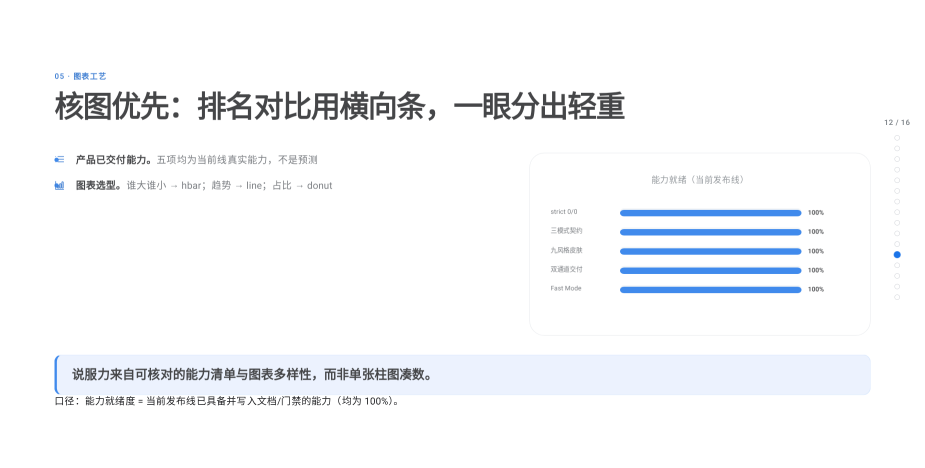
#> input picture top-ppt-html/assets/showcase/showcase-charts.png, 1850 x 935 px (shown at 1/2 size)
$ python crop-cover.py ../../top-ppt-html/assets/showcase/showcase-charts.png --out-dir out
#> lines starting #> are read from the running program, lines starting #| are printed output that depends on the picture
#!/usr/bin/env python3
"""封面图裁剪：从 16:9 主图中央裁出公众号 2.35:1 版，并统一落盘命名。

用法：
    python3 crop-cover.py <主图路径> --out-dir <包>/images/

产出：
    <out-dir>/00-封面.png          1200x675  (X / 公众号共用主文件)
    <out-dir>/00-封面-公众号.png   900x383   (公众号封面大图，中央裁剪)
"""
import argparse
import sys
from pathlib import Path

try:
    from PIL import Image
except ImportError:
    sys.exit("需要 Pillow：pip install pillow")

TARGETS = {
    "00-封面.png": (1200, 675),
    "00-封面-公众号.png": (900, 383),
}


def main() -> None:
    ap = argparse.ArgumentParser()
    ap.add_argument("src", help="16:9 主图路径")
    ap.add_argument("--out-dir", required=True)
    args = ap.parse_args()

    src = Path(args.src)
    out_dir = Path(args.out_dir)
    try:
        out_dir.mkdir(parents=True, exist_ok=True)
    except OSError as e:
        sys.exit(f"错误：无法创建输出目录 {out_dir}（{e}）")

    if not src.is_file():
        sys.exit(f"错误：找不到输入图片 {src}")
    try:
        img = Image.open(src).convert("RGB")
#> img is the input picture: PIL image 1850x935 RGB; mean R, G, B 246.1, 247.6, 250
    except Exception as e:
        sys.exit(f"错误：无法读取图片 {src}（{e}）")
    w, h = img.size
#> w = 1850; h = 935

    # 先按 16:9 中央裁一块基准
    base_ratio = 16 / 9
    if w / h > base_ratio:
        cw, ch = int(h * base_ratio), h
#> cw = 1662; ch = 935
    else:
        cw, ch = w, int(w / base_ratio)
    x0, y0 = (w - cw) // 2, (h - ch) // 2
#> x0 = 94; y0 = 0
    base = img.crop((x0, y0, x0 + cw, y0 + ch))
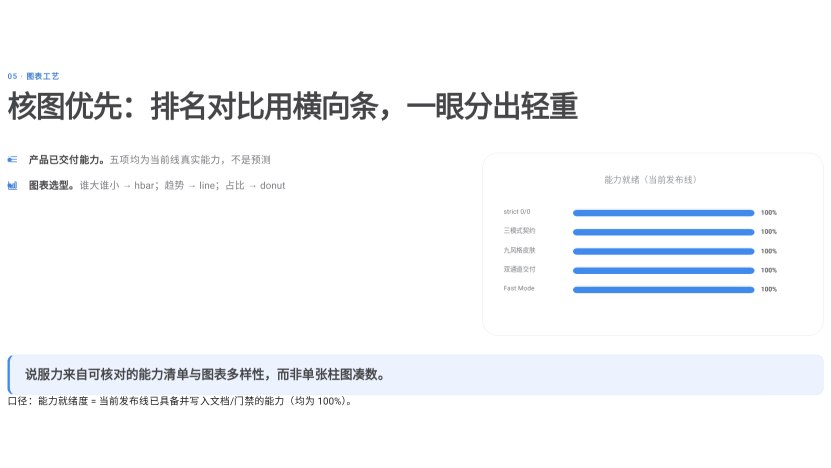
#> base: PIL image 1662x935 RGB (shown at 1/2 size); mean R, G, B 245.2, 246.8, 249.4

    try:
        for name, (tw, th) in TARGETS.items():
            ratio = tw / th
            bw, bh = base.size
            if bw / bh > ratio:
                cw2, ch2 = int(bh * ratio), bh
            else:
                cw2, ch2 = bw, int(bw / ratio)
            x1, y1 = (bw - cw2) // 2, (bh - ch2) // 2
            out = base.crop((x1, y1, x1 + cw2, y1 + ch2)).resize((tw, th), Image.LANCZOS)
            dest = out_dir / name
            out.save(dest)
            print(f"OK {dest} ({tw}x{th})")
#> this loop made 2 passes
#> pass 1, in main, `out = base.crop((x1, y1, x1 + cw2, y1 + ch2)).resize((tw, th), Image.L..`:
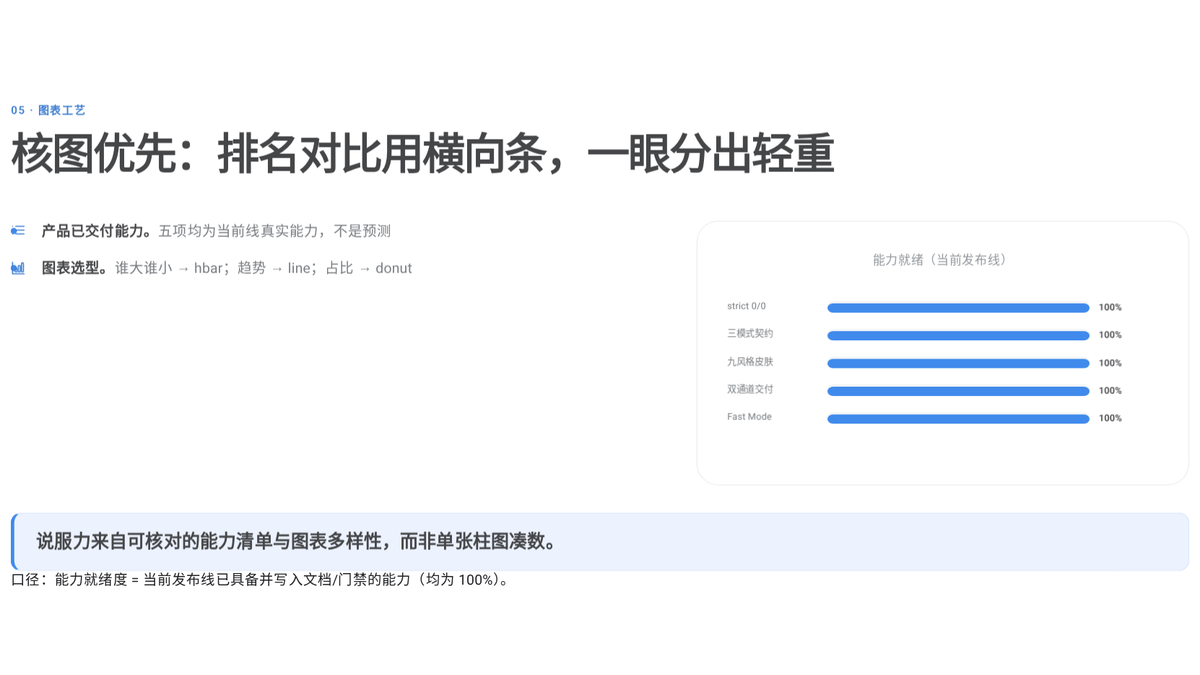
#> out: PIL image 1200x675 RGB; mean R, G, B 245.1, 246.7, 249.3
#> pass 2, in main, `out = base.crop((x1, y1, x1 + cw2, y1 + ch2)).resize((tw, th), Image.L..`:
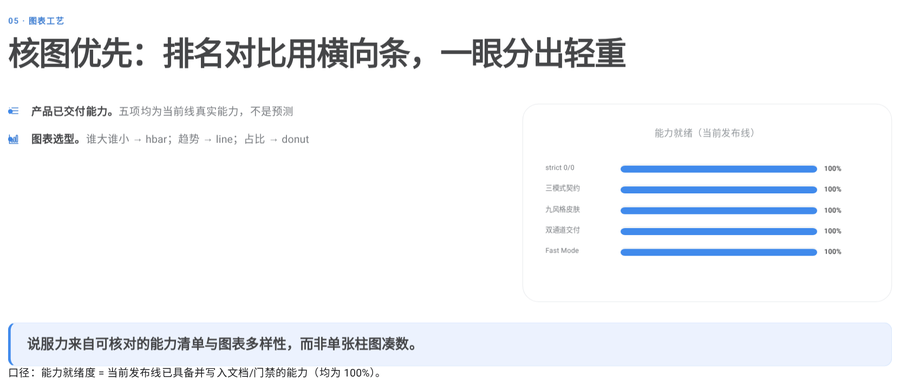
#> out: PIL image 900x383 RGB; mean R, G, B 241.8, 244, 247.4
    except OSError as e:
        sys.exit(f"错误：写入封面图失败（{e}）")


if __name__ == "__main__":
    main()

$ run again, on top-ppt-html/assets/showcase/showcase-modes.png
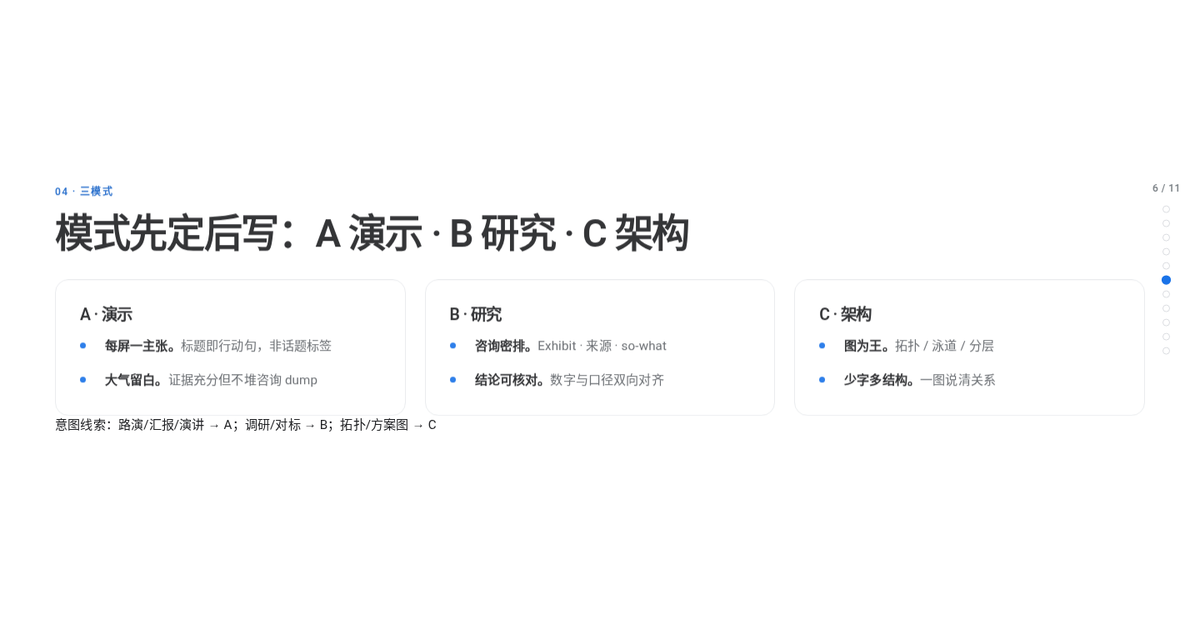
#> input picture top-ppt-html/assets/showcase/showcase-modes.png, 1200 x 619 px
#> in main, img is the input picture: PIL image 1200x619 RGB; mean R, G, B 250.8, 250.9, 251
#> in main, `base = img.crop((x0, y0, x0 + cw, y0 + ch))`:
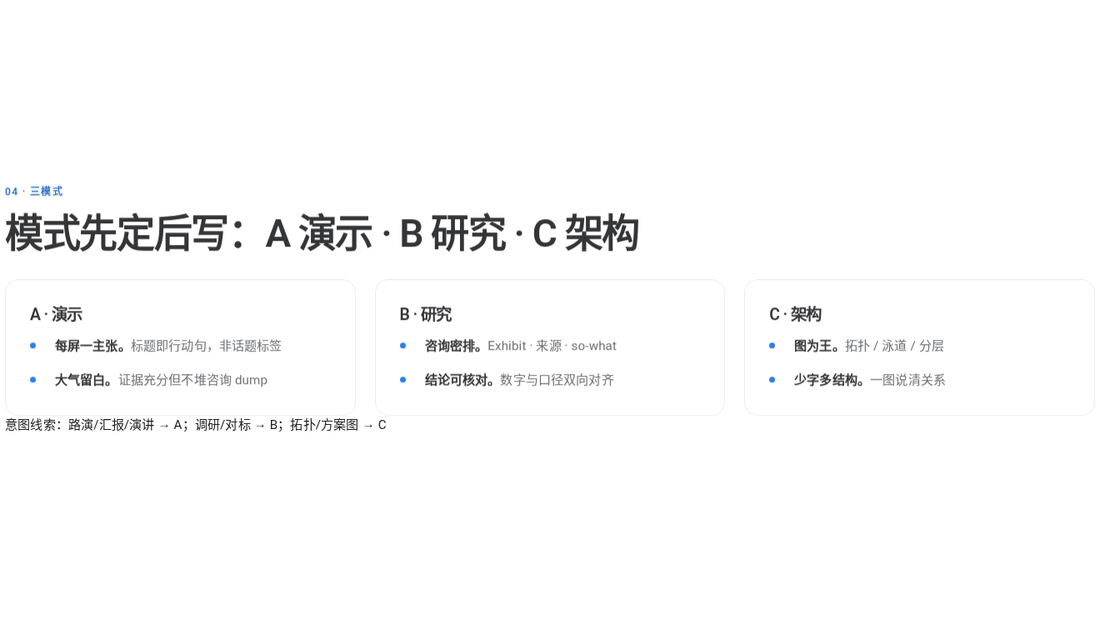
#> base: PIL image 1100x619 RGB; mean R, G, B 250.5, 250.6, 250.7
#> the loop in main, `for name, (tw, th) in TARGETS.items():` made 2 passes
#> pass 2, in main, `out = base.crop((x1, y1, x1 + cw2, y1 + ch2)).resize((tw, th), Image.L..`:
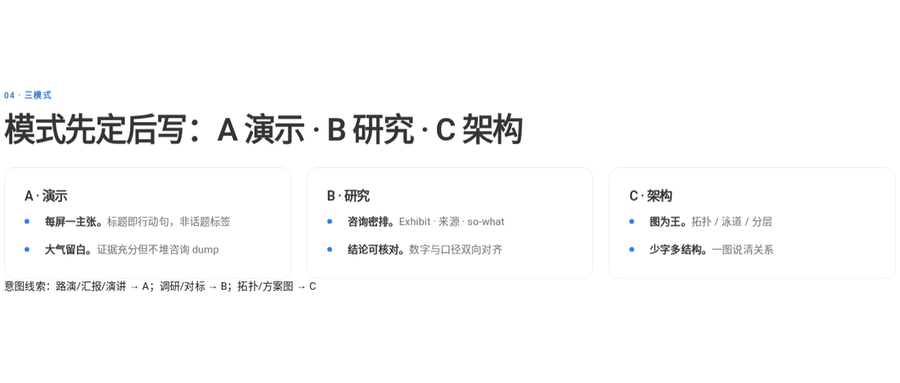
#> out: PIL image 900x383 RGB; mean R, G, B 248.9, 249, 249.2

$ run again, on top-ppt-html/assets/showcase/showcase-split.png
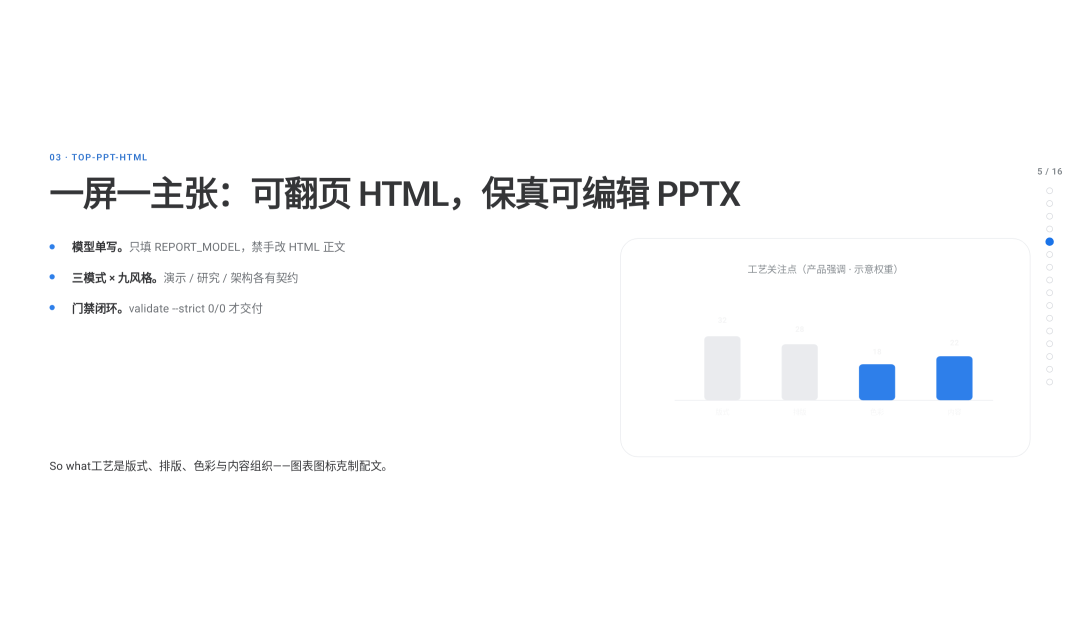
#> input picture top-ppt-html/assets/showcase/showcase-split.png, 2160 x 1250 px (shown at 1/2 size)
#> in main, img is the input picture: PIL image 2160x1250 RGB; mean R, G, B 250.5, 250.9, 251.5
#> in main, `base = img.crop((x0, y0, x0 + cw, y0 + ch))`:
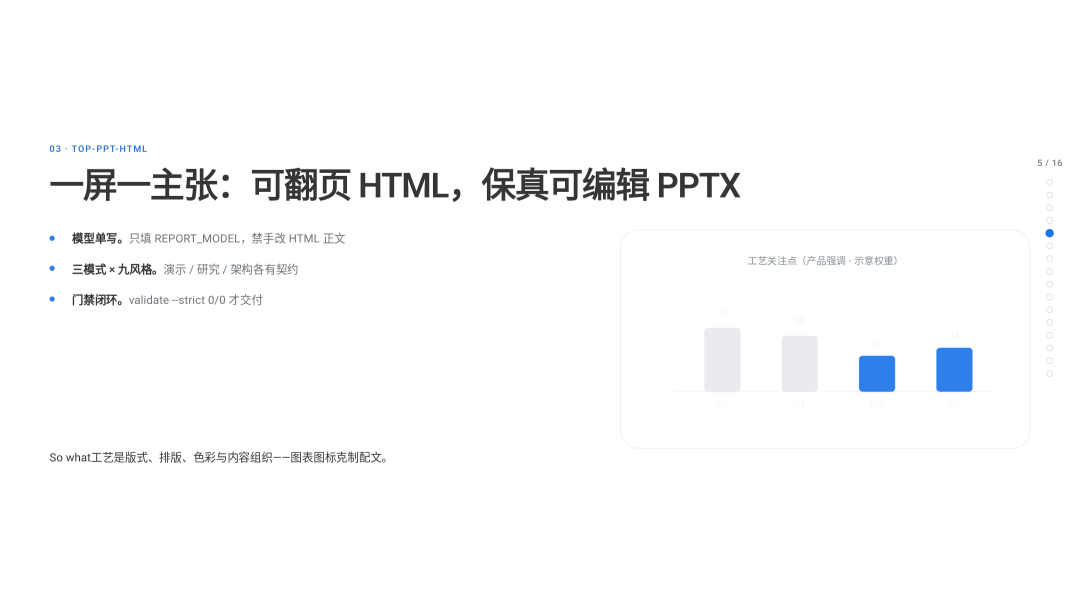
#> base: PIL image 2160x1215 RGB (shown at 1/2 size); mean R, G, B 250.4, 250.8, 251.4
#> the loop in main, `for name, (tw, th) in TARGETS.items():` made 2 passes
#> pass 2, in main, `out = base.crop((x1, y1, x1 + cw2, y1 + ch2)).resize((tw, th), Image.L..`:
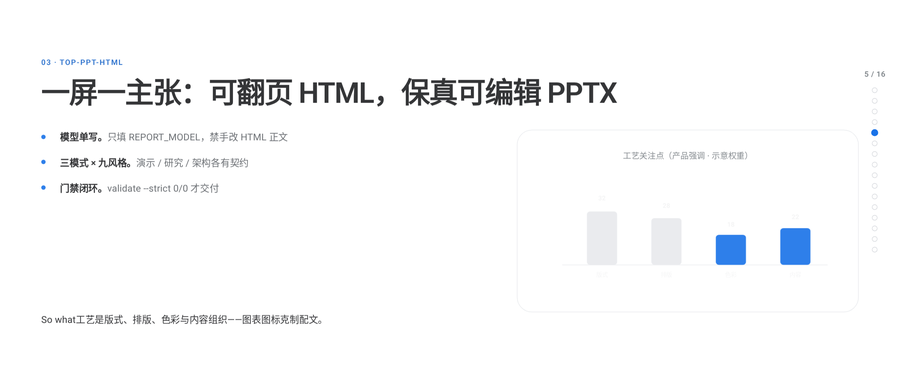
#> out: PIL image 900x383 RGB; mean R, G, B 248.7, 249.3, 250.1
